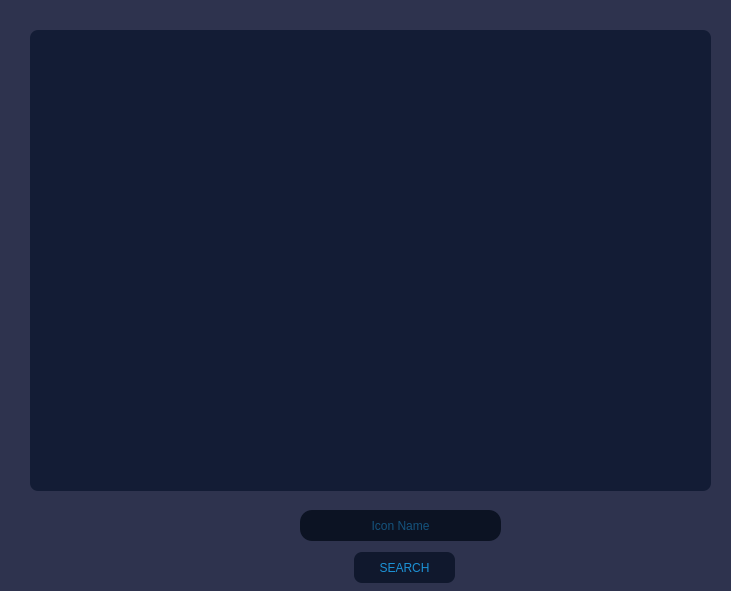
<?xml version="1.0" encoding="UTF-8"?>
<ui version="4.0">
 <class>IRFTool</class>
 <widget class="QMainWindow" name="IRFTool">
  <property name="geometry">
   <rect>
    <x>0</x>
    <y>0</y>
    <width>731</width>
    <height>591</height>
   </rect>
  </property>
  <property name="minimumSize">
   <size>
    <width>731</width>
    <height>591</height>
   </size>
  </property>
  <property name="maximumSize">
   <size>
    <width>731</width>
    <height>591</height>
   </size>
  </property>
  <property name="windowTitle">
   <string>MainWindow</string>
  </property>
  <property name="styleSheet">
   <string notr="true">background-color: rgb(46, 51, 78);</string>
  </property>
  <widget class="QWidget" name="homePage">
   <widget class="QLineEdit" name="searchInput">
    <property name="geometry">
     <rect>
      <x>300</x>
      <y>510</y>
      <width>201</width>
      <height>31</height>
     </rect>
    </property>
    <property name="styleSheet">
     <string notr="true">background-color: rgb(12, 19, 35);
color: rgb(28, 146, 214);

border-radius: 12px;</string>
    </property>
    <property name="alignment">
     <set>Qt::AlignCenter</set>
    </property>
    <property name="placeholderText">
     <string>Icon Name</string>
    </property>
   </widget>
   <widget class="QFrame" name="searchIconsBg">
    <property name="geometry">
     <rect>
      <x>30</x>
      <y>30</y>
      <width>681</width>
      <height>461</height>
     </rect>
    </property>
    <property name="styleSheet">
     <string notr="true">
border-radius: 8px;
background-color: rgb(19, 28, 53);</string>
    </property>
    <property name="frameShape">
     <enum>QFrame::StyledPanel</enum>
    </property>
    <property name="frameShadow">
     <enum>QFrame::Raised</enum>
    </property>
   </widget>
   <widget class="QPushButton" name="searchBtn">
    <property name="geometry">
     <rect>
      <x>354</x>
      <y>552</y>
      <width>101</width>
      <height>31</height>
     </rect>
    </property>
    <property name="styleSheet">
     <string notr="true">QPushButton {
	font: 87 8pt &quot;Arial Black&quot;;
	color: rgb(28, 146, 214);
	border-radius: 8px;
	background-color: rgb(16, 24, 45);
}

QPushButton:hover {
	
	background-color: rgba(17, 25, 47, 190);
}

QPushButton:pressed {
	background-color: rgb(16, 24, 45);


}</string>
    </property>
    <property name="text">
     <string>SEARCH</string>
    </property>
   </widget>
  </widget>
 </widget>
 <resources/>
 <connections/>
</ui>
